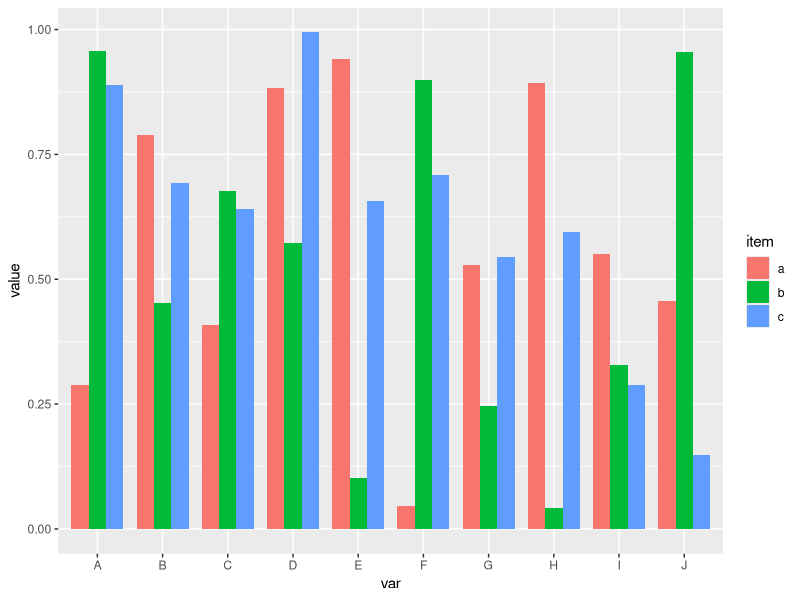
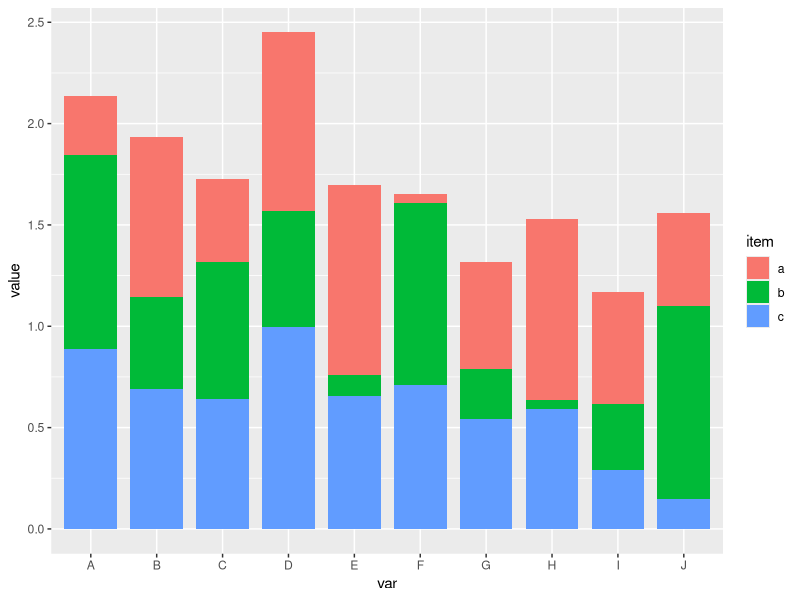
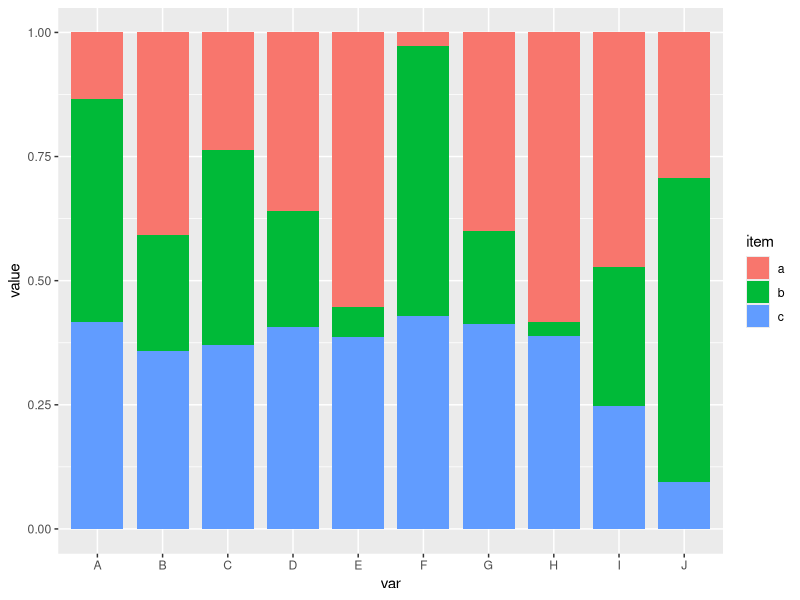
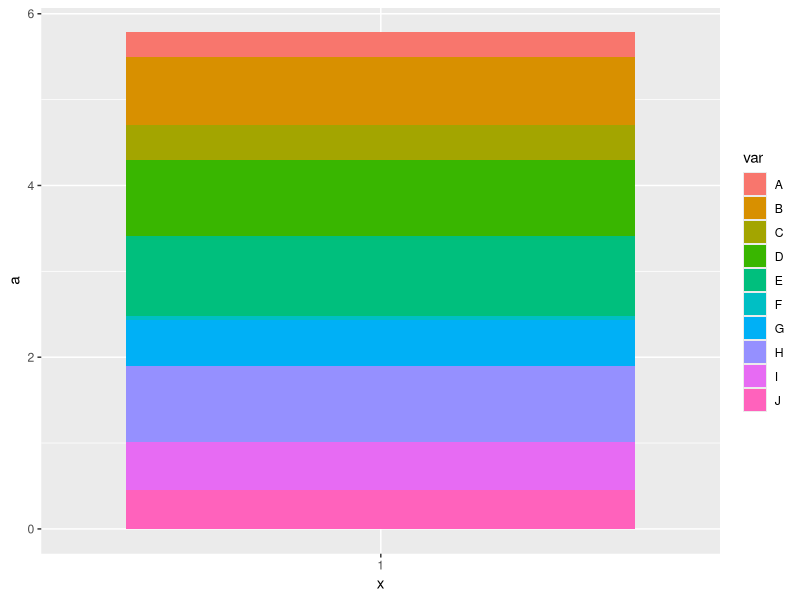
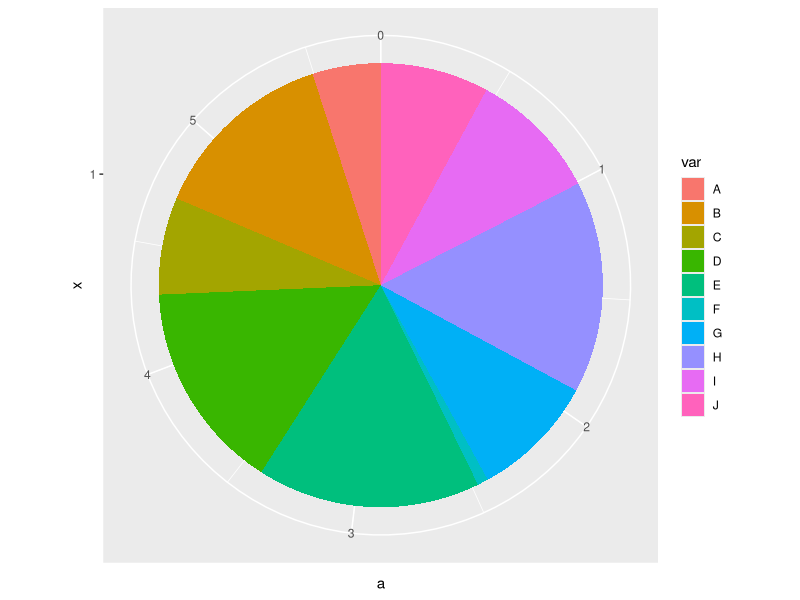
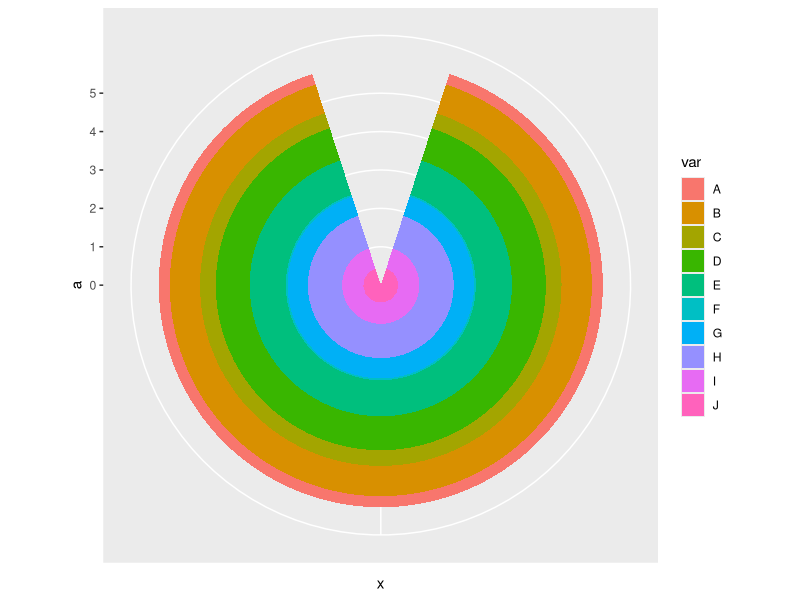
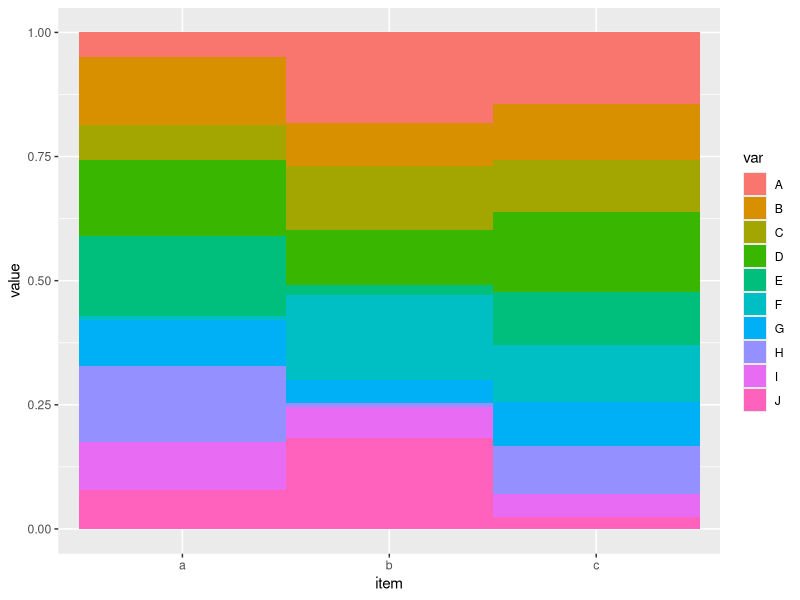
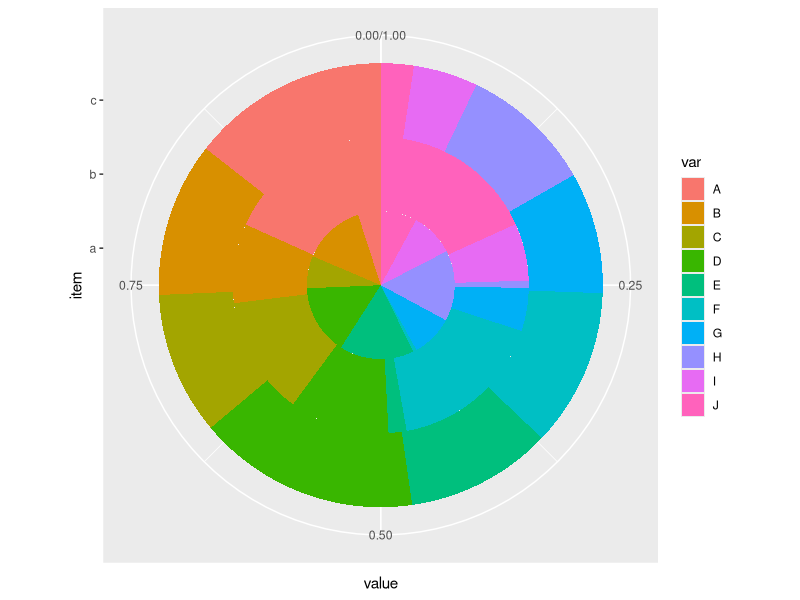

Generate these figures, in order, with R:
## ---- chunk 1
library(tidyverse)
## ---- chunk 2
set.seed(123)                 #设定随机种子，保证做的图和这里的一样#
df <- data.frame(
  var=LETTERS[1:10],    #字母A-J#
  id=1:10,                        #数字1-10#
  a=runif(10),                  #10个随机数#
  b=runif(10),                  #10个随机数#
  c=runif(10),                  #10个随机数#
  stringsAsFactors = F   #不转换为因子#
)
df1 <- gather(df,"item",value,-1:-2)
df1$item_id<-rep(1:3,each=10);df1
## ---- chunk 3
ggplot(df1,aes(var,value))+
  geom_bar(aes(fill=item),stat ="identity",position="dodge",width=0.8)
## ---- chunk 4
ggplot(df1,aes(var,value))+
  geom_bar(aes(fill=item),stat = "identity",position="stack",width=0.8)

## ---- chunk 5
ggplot(df1,aes(var,value))+
  geom_bar(aes(fill=item),stat = "identity",position="fill",width=0.8)
## ---- chunk 6
p<-ggplot(df,aes(x="1",a,fill=var))+ geom_bar(stat="identity");
p   #width=1 同心圆可闭合#
## ---- chunk 7
p+coord_polar(theta="y")
## ---- chunk 8
p+coord_polar(theta="x")
## ---- chunk 9
p<-ggplot(df1,aes(x = item,value,fill=var))+
     geom_bar(stat="identity",position="fill",width=1);p
## ---- chunk 10
p+coord_polar(theta="y")
## ---- chunk 11
p+coord_polar(theta="x")
## ---- chunk 12
p<-ggplot(df,aes(x = "1",a,fill=factor(var)))+ geom_bar(stat="identity",position="dodge");p
## ---- chunk 13
p+coord_polar(theta="y")
## ---- chunk 14
p+coord_polar(theta="x")
## ---- chunk 15
ggplot(df1,aes(id,value,colour=item))+
  geom_line(size=1)+
  scale_x_continuous(breaks = 1:10,labels = LETTERS[1:10])
## ---- chunk 16
ggplot(df1,aes(id,value,colour=item))+
  geom_line(position="stack",size=3,linetype=6)+
  scale_x_continuous(breaks = 1:10,labels = LETTERS[1:10])
## ---- chunk 17
ggplot(df1,aes(id,value,colour=item))+
  geom_line(position="fill")+
  scale_x_continuous(breaks = 1:10,labels = LETTERS[1:10])
## ---- chunk 18
p<-ggplot(df1,aes(id,value,colour=item))
p+geom_line(linetype=3)+geom_point(shape=10,size=3)
## ---- chunk 19
ggplot(df1,aes(id,value,colour=item))+
  geom_line(position="stack",size=1)+
  geom_point(position="stack",size=5,shape=10)+
  scale_x_continuous(breaks = 1:10,labels = LETTERS[1:10])
## ---- chunk 20
ggplot(df1,aes(id,value,colour=item))+
  geom_line(position="fill")+
  geom_point(position="fill")+
  scale_x_continuous(breaks = 1:10,labels = LETTERS[1:10])
## ---- chunk 21
p<-ggplot(df1,aes(var,value,colour=item))
p+geom_point(aes(size=value*1.5))
## ---- chunk 22
ggplot(df1,aes(id,value))+
  geom_area(aes(fill=item), position="dodge", alpha=0.5)+  #position_dodge(width=0)
  scale_x_continuous(breaks = 1:10,labels = LETTERS[1:10])
## ---- chunk 23
ggplot(df1,aes(id,value))+
  geom_area(aes(fill=item), position="stack", alpha=0.5)+  #position=“stack”可省
  scale_x_continuous(breaks = 1:10,labels = LETTERS[1:10])
## ---- chunk 24
ggplot(df1,aes(id,value))+
  geom_area(aes(fill=item),position="fill",alpha=0.5)+
  scale_x_continuous(breaks = 1:10,labels = LETTERS[1:10])
## ---- chunk 25
ggplot(df1,aes(item,value,colour=item))+
  geom_boxplot(aes(fill=item),alpha=0.2,
               outlier.colour = "red",
               outlier.shape = 2,
               outlier.size = 5,
               coef=1.5)+
  geom_jitter(width = 0.1)
## ---- chunk 26
ggplot(df1,aes(value))+
  geom_histogram(bins=10,colour="white")
